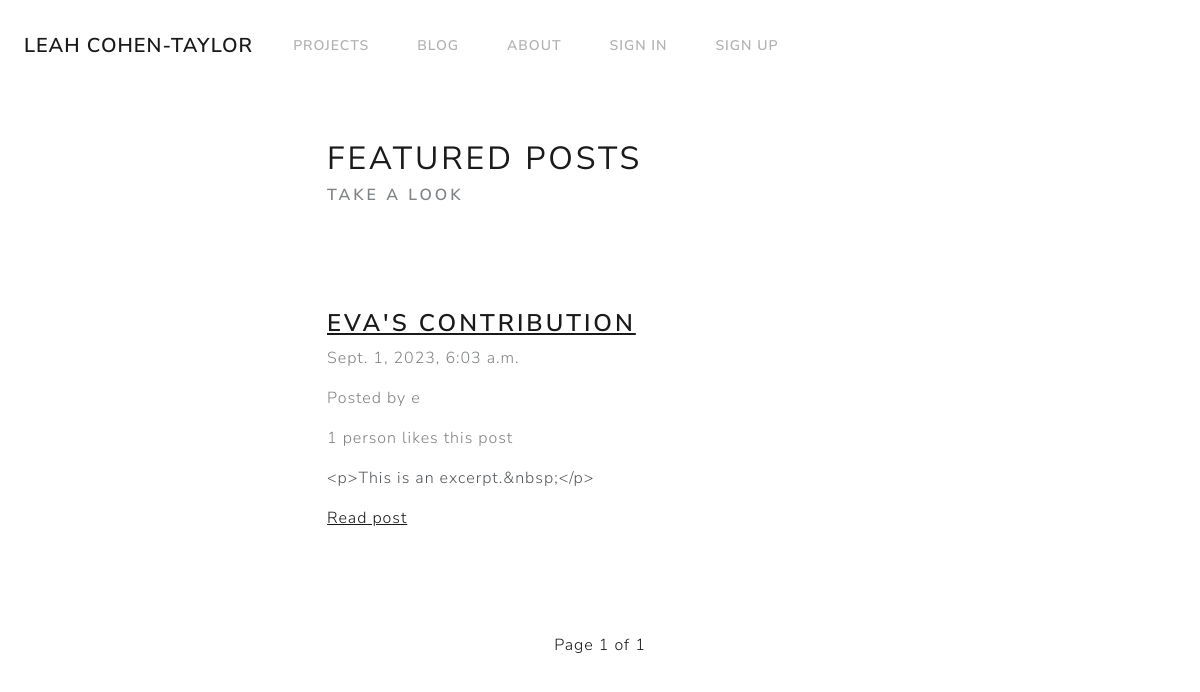
The page / on the database its author committed.
### blog/models.py (models this page shows, shortened)
class Post(models.Model):
    class NewManager(models.Manager):
        def get_queryset(self):
            return super().get_queryset().filter(status='published')
    options = (
        ('draft', 'Draft'),
        ('published', 'Published'),
    )
    title = models.CharField(max_length=255)
    slug = models.SlugField(max_length=255, unique=True, null=False)
    excerpt = HTMLField(null=True)
    status = models.CharField(max_length=10, choices=options, default='draft')
    content = HTMLField()
    created_on = models.DateTimeField(auto_now_add=True)
    last_modified = models.DateTimeField(auto_now=True)
    categories=models.ManyToManyField('Category', related_name='posts')
    author = models.ForeignKey(User, on_delete=models.CASCADE)
    featured = models.BooleanField(default=False)
    likes = models.ManyToManyField(User, related_name='likes', blank=True)
    objects = models.Manager() #default manager
    newmanager = NewManager() #custom manager
    def get_absolute_url(self):
        return reverse("detail_post", kwargs={"slug": self.slug})
    class Meta:
        ordering = ('-created_on',)

### blog/views.py (the view)
# urls.py: path('', Featured.as_view(), name='featured'),
class Featured(ListView):
    model = Post
    queryset = Post.newmanager.filter(featured=True).order_by('-created_on')
    template_name = 'blog/featured.html'
    paginate_by = 3

### blog/templates/blog/featured.html (shortened to what this page needs)
{% extends "blog/base.html" %}
{% block page_content %}
<div class="row">
    <div class="col-md-6 col-12 mx-md-auto mx-3 mt-5 mb-5">
        <h1 class="fw-bolder">Featured Posts</h1>
        <h5 class="text-muted">Take a look</h5>
    </div>
</div>
{% for post in object_list %}
<div class="row">
    <div class="col-md-6 col-11 mx-md-auto mx-3 mt-5 mb-5">
        <h3 class="fw-bold"><a href="{{ post.get_absolute_url }}">{{ post.title }}</a></h3>
        <p class="text-muted"> {{post.created_on }}</p>
        <p class="text-muted">Posted by {{post.author.username }}</p>
        {% if post.likes.count == 1 %}
            <p class="text-muted">{{ post.likes.count }} person likes this post</p>
        {% else %}
            <p class="text-muted"> {{post.likes.count }} people like this post</p>
        {% endif %}
        <div class="my-3">
            {{ post.excerpt }}
        </div>
        <a href="{{ post.get_absolute_url }}">Read post</a>
    </div>
</div>
{% endfor %}
<nav>
    <ul class="pagination">
        <div class="mx-auto d-flex flex-row mt-5">
            <li class="page-item">
                <a class="page-link" href="#">
                    Page {{page_obj.number }} of {{page_obj.paginator.num_pages }}
                </a>
            </li>
        </div>
    </ul>
</nav>
{% endblock page_content %}

### rows shown on the page
Post: title "EVA'S CONTRIBUTION", created_on "Sept. 1, 2023, 6:03 a.m.", author.username "e", likes.count "1", excerpt "<p>This is an excerpt.&nbsp;</p>"

### other values the page prints
{{ page_obj.number }} "1"
{{ page_obj.paginator.num_pages }} "1"
